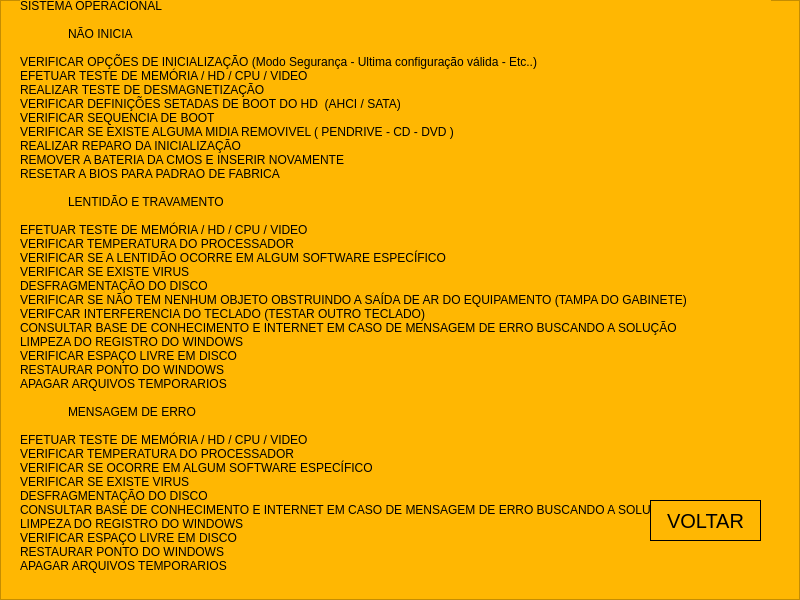
<?xml version="1.0" encoding="UTF-8"?>
<ui version="4.0">
 <class>telaSO</class>
 <widget class="QMainWindow" name="telaSO">
  <property name="geometry">
   <rect>
    <x>0</x>
    <y>0</y>
    <width>800</width>
    <height>600</height>
   </rect>
  </property>
  <property name="minimumSize">
   <size>
    <width>800</width>
    <height>600</height>
   </size>
  </property>
  <property name="maximumSize">
   <size>
    <width>800</width>
    <height>600</height>
   </size>
  </property>
  <property name="windowTitle">
   <string>MainWindow</string>
  </property>
  <widget class="QWidget" name="centralwidget">
   <widget class="QFrame" name="frame">
    <property name="geometry">
     <rect>
      <x>0</x>
      <y>0</y>
      <width>800</width>
      <height>600</height>
     </rect>
    </property>
    <property name="whatsThis">
     <string>&lt;html&gt;&lt;head/&gt;&lt;body&gt;&lt;p&gt;&lt;span style=&quot; font-size:10pt;&quot;&gt;IMPRESSORA&lt;/span&gt;&lt;/p&gt;&lt;p&gt;&lt;br/&gt;&lt;/p&gt;&lt;p&gt;&lt;span style=&quot; font-size:10pt;&quot;&gt;	NÃO LIGA&lt;/span&gt;&lt;/p&gt;&lt;p&gt;&lt;span style=&quot; font-size:10pt;&quot;&gt;VALIDAR REDE ELÉTRICA&lt;/span&gt;&lt;/p&gt;&lt;p&gt;&lt;span style=&quot; font-size:10pt;&quot;&gt;VALIDAR CABO DE ENERGIA&lt;/span&gt;&lt;/p&gt;&lt;p&gt;&lt;span style=&quot; font-size:10pt;&quot;&gt;VALIDAR SE EXISTE ALGUM EQUIPAMENTO ENTRE A TOMADA E O ITEM MCTY (NOBREAK/FILTRO DE LINHA/ ESTABILIZADOR)&lt;/span&gt;&lt;/p&gt;&lt;p&gt;&lt;span style=&quot; font-size:10pt;&quot;&gt;(MODELO SCX-3405) - MOVIMENTAR PAINEL FRONTAL - PARA VALIDAR POSSIVEL FALHA NO FLAT DO PAINEL &lt;/span&gt;&lt;/p&gt;&lt;p&gt;&lt;span style=&quot; font-size:10pt;&quot;&gt;VALIDAR FONTE EXTERNA&lt;/span&gt;&lt;/p&gt;&lt;p&gt;&lt;span style=&quot; font-size:10pt;&quot;&gt;VALIDAR BOTAO DE POWER&lt;/span&gt;&lt;/p&gt;&lt;p&gt;&lt;br/&gt;&lt;/p&gt;&lt;p&gt;&lt;span style=&quot; font-size:10pt;&quot;&gt;	FALHA NA QUALIDADE&lt;/span&gt;&lt;/p&gt;&lt;p&gt;&lt;span style=&quot; font-size:10pt;&quot;&gt;AUTOLIMPEZA&lt;/span&gt;&lt;/p&gt;&lt;p&gt;&lt;span style=&quot; font-size:10pt;&quot;&gt;VALIDAR MODO DE IMPRESSÃO (NORMAL - RASCUNHO -OTIMIZADO)&lt;/span&gt;&lt;/p&gt;&lt;p&gt;&lt;span style=&quot; font-size:10pt;&quot;&gt;REINSTALAR O DRIVER DA IMPRESSORA&lt;/span&gt;&lt;/p&gt;&lt;p&gt;&lt;span style=&quot; font-size:10pt;&quot;&gt;REALIZAR TESTES DE COPIA/DIGITALIZAÇÃO (CASO A IMPRESSORA POSSUA SCANNER) &lt;/span&gt;&lt;/p&gt;&lt;p&gt;&lt;span style=&quot; font-size:10pt;&quot;&gt;VALIDAR SE EXISTEM OBJETOS ESTRANHOS DENTRO DA IMPRESSORA&lt;/span&gt;&lt;/p&gt;&lt;p&gt;&lt;span style=&quot; font-size:10pt;&quot;&gt;VALIDAR NÍVEIS DE TINTA&lt;/span&gt;&lt;/p&gt;&lt;p&gt;&lt;span style=&quot; font-size:10pt;&quot;&gt;VALIDAR O CARTUCHO OU TONNER &lt;/span&gt;&lt;/p&gt;&lt;p&gt;&lt;span style=&quot; font-size:10pt;&quot;&gt;ALINHAMENTO DA IMPRESSORA&lt;/span&gt;&lt;/p&gt;&lt;p&gt;&lt;span style=&quot; font-size:10pt;&quot;&gt;LIMPEZA DO CARTUCHO&lt;/span&gt;&lt;/p&gt;&lt;p&gt;&lt;span style=&quot; font-size:10pt;&quot;&gt;VALIDAR AS CONFIGURAÇÕES DA IMPRESSORA&lt;/span&gt;&lt;/p&gt;&lt;p&gt;&lt;br/&gt;&lt;/p&gt;&lt;p&gt;&lt;span style=&quot; font-size:10pt;&quot;&gt;	NÃO IMPRIMI&lt;/span&gt;&lt;/p&gt;&lt;p&gt;&lt;span style=&quot; font-size:10pt;&quot;&gt;VALIDAR CABO DE DADOS  &lt;/span&gt;&lt;/p&gt;&lt;p&gt;&lt;span style=&quot; font-size:10pt;&quot;&gt;VALIDAR FILA DE IMPRESSÃO&lt;/span&gt;&lt;/p&gt;&lt;p&gt;&lt;span style=&quot; font-size:10pt;&quot;&gt;REINICIAR SPOOLER DE IMPRESSÃO&lt;/span&gt;&lt;/p&gt;&lt;p&gt;&lt;span style=&quot; font-size:10pt;&quot;&gt;(MODELO SCX-3405) - MOVIMENTAR PAINEL FRONTAL - PARA VALIDAR POSSIVEL FALHA NO FLAT DO PAINEL &lt;/span&gt;&lt;/p&gt;&lt;p&gt;&lt;span style=&quot; font-size:10pt;&quot;&gt;VALIDAR TOONER, CARTUCHO, RIBON &lt;/span&gt;&lt;/p&gt;&lt;p&gt;&lt;span style=&quot; font-size:10pt;&quot;&gt;VALIDAR SE O ITEM QUE ESTA SOLICITANDO IMPRESSÃO ESTA CONECTADO A IMPRESSORA (REDE OU CABO DIRETO)&lt;/span&gt;&lt;/p&gt;&lt;p&gt;&lt;span style=&quot; font-size:10pt;&quot;&gt;VALIDAR NÍVEIS DE TINTA&lt;/span&gt;&lt;/p&gt;&lt;p&gt;&lt;span style=&quot; font-size:10pt;&quot;&gt;VALIDAR SE É POSSIVEL REALIZAR COPIAS (XEROX) NA IMPRESSORA&lt;/span&gt;&lt;/p&gt;&lt;p&gt;&lt;span style=&quot; font-size:10pt;&quot;&gt;REINICIAR O ITEM QUE ESTA SOLICITANDO A IMPRESSÃO&lt;/span&gt;&lt;/p&gt;&lt;p&gt;&lt;span style=&quot; font-size:10pt;&quot;&gt;VALIDAR SE O USUARIO POSSUI PERMISSÃO PARA IMPRIMIR&lt;/span&gt;&lt;/p&gt;&lt;p&gt;&lt;span style=&quot; font-size:10pt;&quot;&gt;VALIDAR SE A IMPRESSORA ESTA NA REDE E PINGANDO&lt;/span&gt;&lt;/p&gt;&lt;p&gt;&lt;span style=&quot; font-size:10pt;&quot;&gt;VALIDAR COMPARTILHAMENTO&lt;/span&gt;&lt;/p&gt;&lt;/body&gt;&lt;/html&gt;</string>
    </property>
    <property name="styleSheet">
     <string notr="true">background-color:rgb(255, 183, 2)</string>
    </property>
    <property name="frameShape">
     <enum>QFrame::StyledPanel</enum>
    </property>
    <property name="frameShadow">
     <enum>QFrame::Raised</enum>
    </property>
    <widget class="QLabel" name="label">
     <property name="geometry">
      <rect>
       <x>20</x>
       <y>-10</y>
       <width>751</width>
       <height>591</height>
      </rect>
     </property>
     <property name="font">
      <font>
       <pointsize>9</pointsize>
      </font>
     </property>
     <property name="text">
      <string>SISTEMA OPERACIONAL

	NÃO INICIA

VERIFICAR OPÇÕES DE INICIALIZAÇÃO (Modo Segurança - Ultima configuração válida - Etc..)
EFETUAR TESTE DE MEMÓRIA / HD / CPU / VIDEO
REALIZAR TESTE DE DESMAGNETIZAÇÃO
VERIFICAR DEFINIÇÕES SETADAS DE BOOT DO HD  (AHCI / SATA)
VERIFICAR SEQUENCIA DE BOOT
VERIFICAR SE EXISTE ALGUMA MIDIA REMOVIVEL ( PENDRIVE - CD - DVD )
REALIZAR REPARO DA INICIALIZAÇÃO
REMOVER A BATERIA DA CMOS E INSERIR NOVAMENTE 
RESETAR A BIOS PARA PADRAO DE FABRICA

	LENTIDÃO E TRAVAMENTO

EFETUAR TESTE DE MEMÓRIA / HD / CPU / VIDEO
VERIFICAR TEMPERATURA DO PROCESSADOR
VERIFICAR SE A LENTIDÃO OCORRE EM ALGUM SOFTWARE ESPECÍFICO
VERIFICAR SE EXISTE VIRUS
DESFRAGMENTAÇÃO DO DISCO
VERIFICAR SE NÃO TEM NENHUM OBJETO OBSTRUINDO A SAÍDA DE AR DO EQUIPAMENTO (TAMPA DO GABINETE)
VERIFCAR INTERFERENCIA DO TECLADO (TESTAR OUTRO TECLADO)
CONSULTAR BASE DE CONHECIMENTO E INTERNET EM CASO DE MENSAGEM DE ERRO BUSCANDO A SOLUÇÃO
LIMPEZA DO REGISTRO DO WINDOWS
VERIFICAR ESPAÇO LIVRE EM DISCO
RESTAURAR PONTO DO WINDOWS
APAGAR ARQUIVOS TEMPORARIOS

	MENSAGEM DE ERRO

EFETUAR TESTE DE MEMÓRIA / HD / CPU / VIDEO
VERIFICAR TEMPERATURA DO PROCESSADOR
VERIFICAR SE OCORRE EM ALGUM SOFTWARE ESPECÍFICO
VERIFICAR SE EXISTE VIRUS
DESFRAGMENTAÇÃO DO DISCO
CONSULTAR BASE DE CONHECIMENTO E INTERNET EM CASO DE MENSAGEM DE ERRO BUSCANDO A SOLUÇÃO
LIMPEZA DO REGISTRO DO WINDOWS
VERIFICAR ESPAÇO LIVRE EM DISCO
RESTAURAR PONTO DO WINDOWS
APAGAR ARQUIVOS TEMPORARIOS</string>
     </property>
    </widget>
    <widget class="QPushButton" name="btn_voltar">
     <property name="geometry">
      <rect>
       <x>650</x>
       <y>500</y>
       <width>111</width>
       <height>41</height>
      </rect>
     </property>
     <property name="font">
      <font>
       <pointsize>15</pointsize>
      </font>
     </property>
     <property name="styleSheet">
      <string notr="true">border:1px solid rgb(0,0,0)</string>
     </property>
     <property name="text">
      <string>VOLTAR</string>
     </property>
    </widget>
   </widget>
  </widget>
  <widget class="QMenuBar" name="menubar">
   <property name="geometry">
    <rect>
     <x>0</x>
     <y>0</y>
     <width>800</width>
     <height>21</height>
    </rect>
   </property>
  </widget>
 </widget>
 <resources/>
 <connections/>
</ui>
